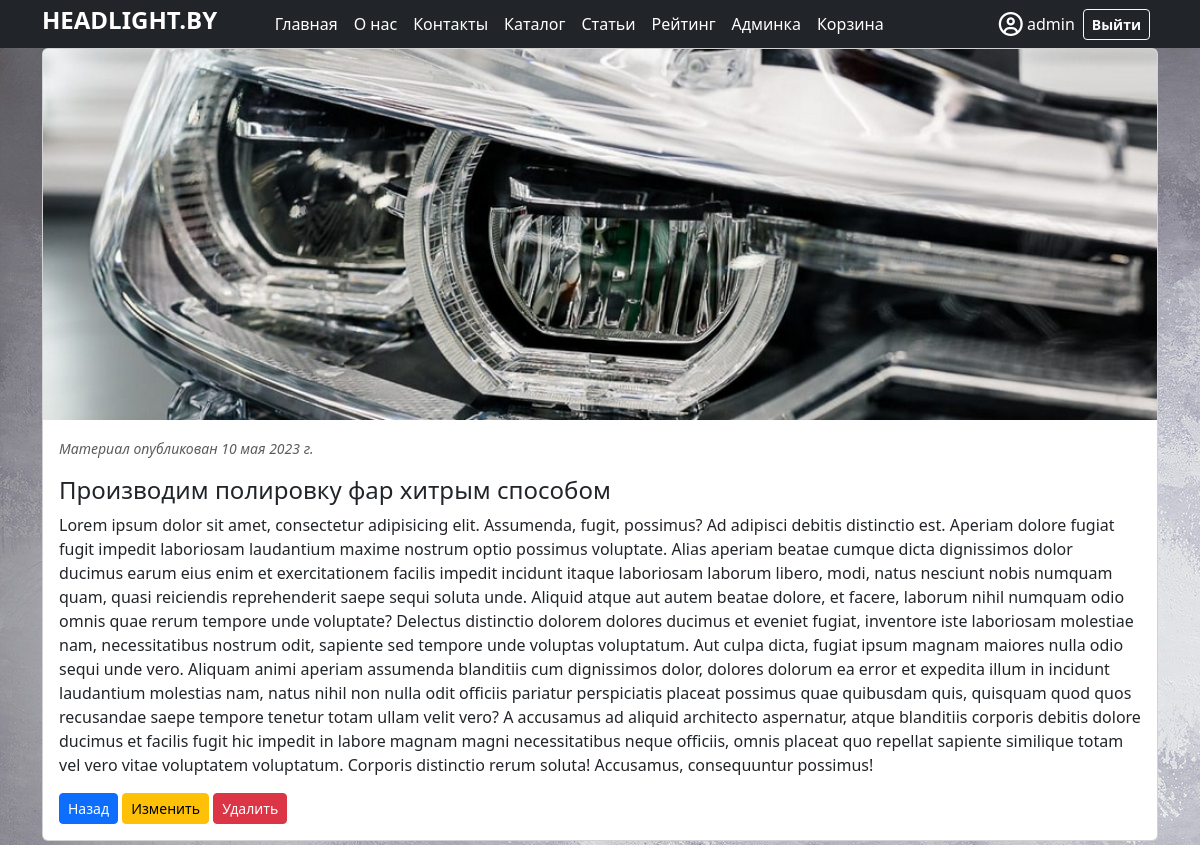
Before: /article/5 (signed in) with the older database file.
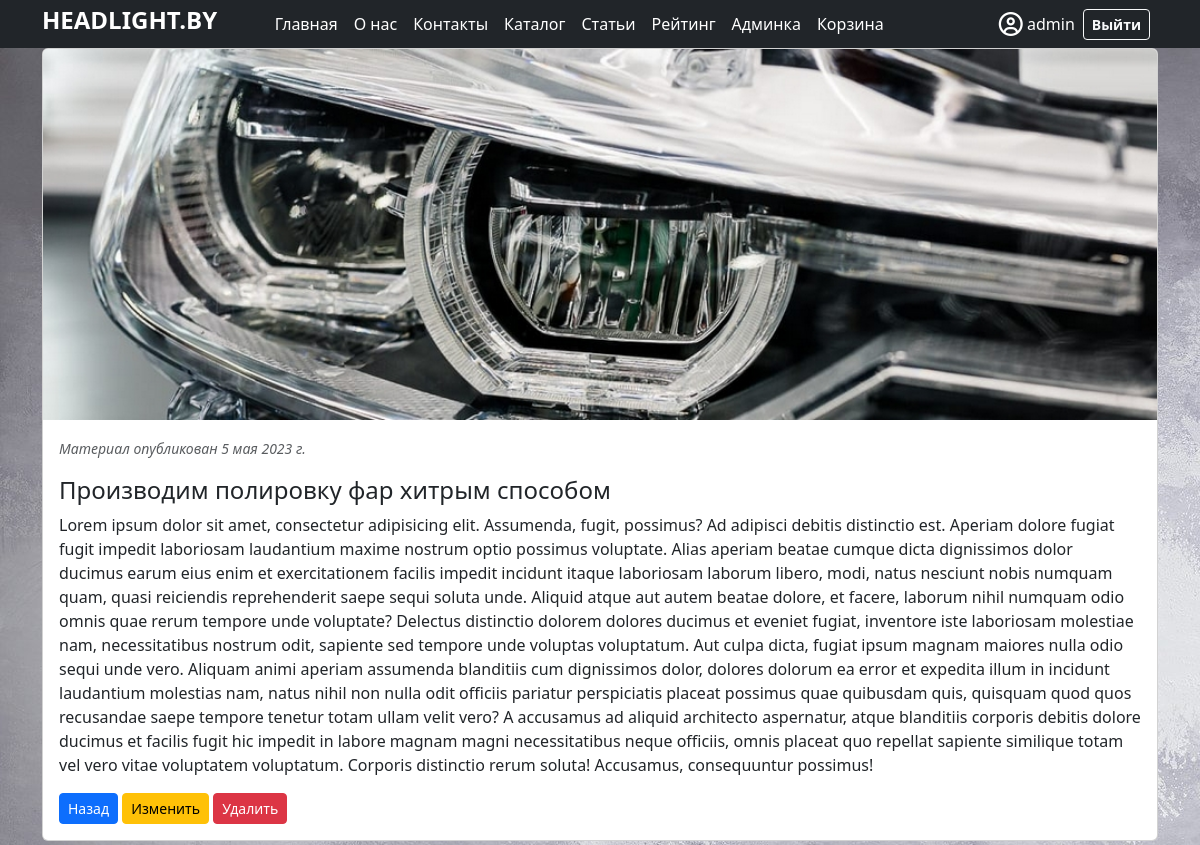
After: the same page with the newer database file.
### dj_app/models.py (models this page shows, shortened)
class Articles(models.Model):
    title = models.CharField(max_length=30, verbose_name="Заголовок статьи")
    anons = models.CharField(max_length=250, verbose_name="Анонс статьи")
    summary = models.TextField(max_length=1000, verbose_name="Описание товара")
    date = models.DateField(blank=True, null=True, verbose_name="Дата публикации")
    image = models.ImageField(upload_to='articles/%Y/%m/%d', null=True, blank=True, verbose_name="Добавить изображение")
    objects = models.Model
    class Meta:
        verbose_name = "Статью"  # Название модели в ед.числе
        verbose_name_plural = "Статьи"  # Название модели в мнж.числе
        ordering = ["-date"]  # Сортировка по полю (если с "-" то в обратном порядке)

### dj_app/views.py (the view)
# urls.py: path('article/<int:pk>', views.ArticlesDetailView.as_view(), name="article"),  # Маршрут: Конкретная статья
class ArticlesDetailView(DetailView):
    model = Articles

### dj_app/context_processors.py (called while the page is built)
def baskets(request):
    user = request.user
    return {'baskets': Basket.objects.filter(user=user) if user.is_authenticated else []}

### templates/dj_app/articles_detail.html (shortened to what this page needs)
{% extends 'base.html' %}
{% load static %}
{% block body %}
<div class="container text-left">
     {% if user.is_authenticated %}
        {% if user.get_username == "admin" %}
        <div class="card mb-1">
          <img src="{% static 'img/artic1.jpg' %}" class="card-img-top">
          <div class="card-body">
            <p class="card-text"><small class="text-body-secondary"><i>Материал опубликован {{ articles.date }}</i></small></p>
            <h4 class="card-text">{{ articles.anons }}</h4>
            <p class="card-text">Lorem ipsum dolor sit amet, consectetur adipisicing elit. Assumenda, fugit, possimus? Ad adipisci debitis distinctio est. Aperiam dolore fugiat fugit impedit laboriosam laudantium maxime nostrum optio possimus voluptate. Alias aperiam beatae cumque dicta dignissimos dolor ducimus earum eius enim et exercitationem facilis impedit incidunt itaque laboriosam laborum libero, modi, natus nesciunt nobis numquam quam, quasi reiciendis reprehenderit saepe sequi soluta unde. Aliquid atque aut autem beatae dolore, et facere, laborum nihil numquam odio omnis quae rerum tempore unde voluptate? Delectus distinctio dolorem dolores ducimus et eveniet fugiat, inventore iste laboriosam molestiae nam, necessitatibus nostrum odit, sapiente sed tempore unde voluptas voluptatum. Aut culpa dicta, fugiat ipsum magnam maiores nulla odio sequi unde vero. Aliquam animi aperiam assumenda blanditiis cum dignissimos dolor, dolores dolorum ea error et expedita illum in incidunt laudantium molestias nam, natus nihil non nulla odit officiis pariatur perspiciatis placeat possimus quae quibusdam quis, quisquam quod quos recusandae saepe tempore tenetur totam ullam velit vero? A accusamus ad aliquid architecto aspernatur, atque blanditiis corporis debitis dolore ducimus et facilis fugit hic impedit in labore magnam magni necessitatibus neque officiis, omnis placeat quo repellat sapiente similique totam vel vero vitae voluptatem voluptatum. Corporis distinctio rerum soluta! Accusamus, consequuntur possimus!</p>
            <a href="{% url 'articles' %}" class="btn btn-primary btn-sm">Назад</a>
            <a href="{% url 'article_update' articles.id %}" class="btn btn-warning btn-sm">Изменить</a>
            <a href="{% url 'article_delete' articles.id %}" class="btn btn-danger btn-sm">Удалить</a>
          </div>
        </div>
        {% endif %}
     {% endif %}
</div>
{% endblock %}

Changed rows visible on the page:
changed Articles "Производим полировку фар хитрым способом": date "10 мая 2023 г." → "5 мая 2023 г."
